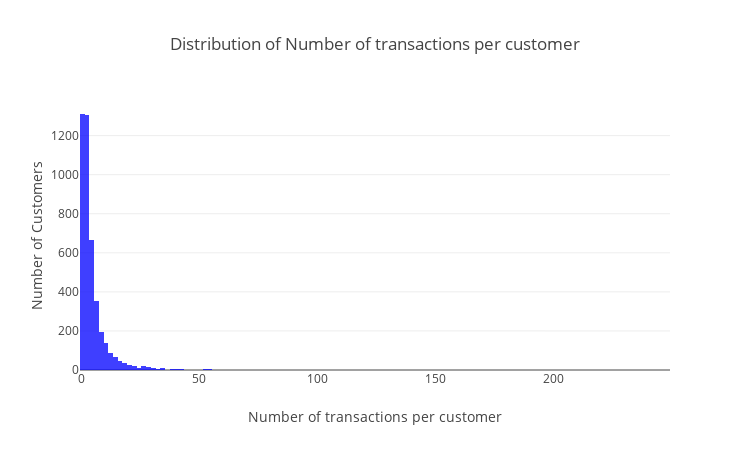

Notebook code cell kept with this figure:
### Markdown cell above
Again we have what looks to be a long tail distribution. We can also look at the distribution of number of orders per customer:

### Code cell
trace1 = go.Histogram(
    x=temp2["Number of transactions"],
    nbinsx=150,
    name="Number of transactions per customer",
    marker_color='blue',
)

data = [trace1]

layout = go.Layout(
    width=750,
    height=450,
    title="Distribution of Number of transactions per customer",
    xaxis=dict(title="Number of transactions per customer"),
    yaxis=dict(title="Number of Customers"),
    barmode='stack'
)

fig = go.Figure(data=data, layout=layout)
fig.update_traces(opacity=0.75)

plotly.offline.iplot(fig)

### Figure 1 — Plotly figure (JSON) as saved in the notebook; plotly's stock layout.template omitted (floating-point values rounded to 4 significant figures; data arrays with more than 128 entries replaced by an {"elided": "..."} marker saying what was removed)
{"data": [{"marker": {"color": "blue"}, "name": "Number of transactions per customer", "nbinsx": 150, "opacity": 0.75, "type": "histogram", "uid": "ffdec666-a0cf-4f8e-90b6-eda1b4b16f33", "x": {"elided": "4372 int values"}}], "layout": {"barmode": "stack", "height": 450, "title": {"text": "Distribution of Number of transactions per customer"}, "width": 750, "xaxis": {"title": {"text": "Number of transactions per customer"}}, "yaxis": {"title": {"text": "Number of Customers"}}}}
